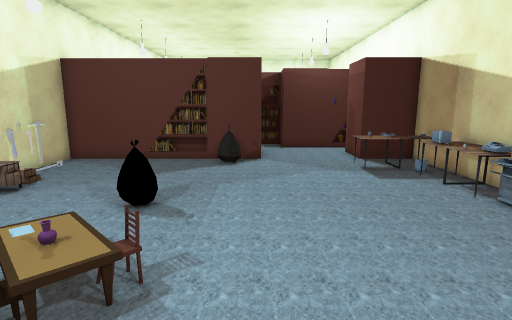
[1] (above)

16 first-person views from a walk through a 3-D level made in the Unity game engine. The camera is 1.4 m above the floor, tilts 10° down and sees 80° across. The floor is counted in squares, 0.5 m on a side. Each view is taken from the middle of a square. On the plan, view 1 faces up. The plan holds only what a view shows up to about 20 squares ahead; the rest is blank. The place goes on beyond the plan. The player is left out. Door leaves are left out, so doorways stand open. Some surface patterns are stand-ins.

[2]
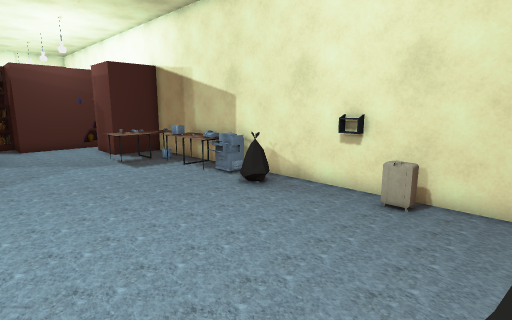

[3]
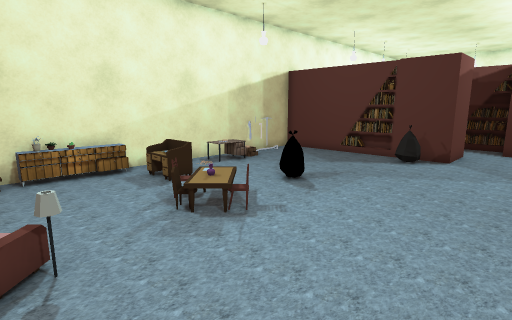

[4]
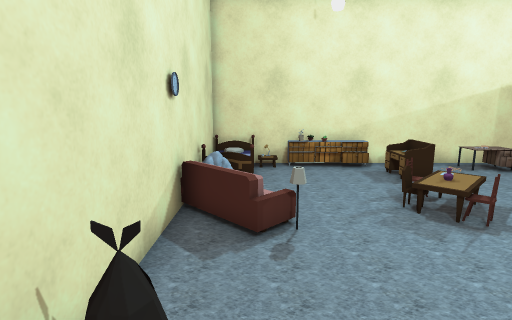

[5]
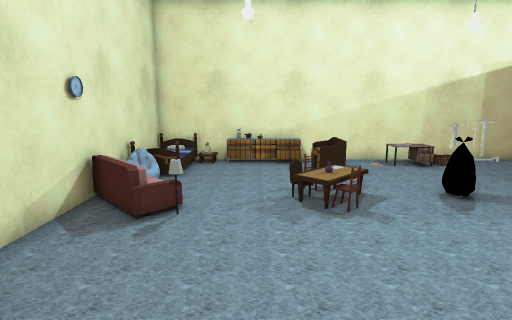

[6]
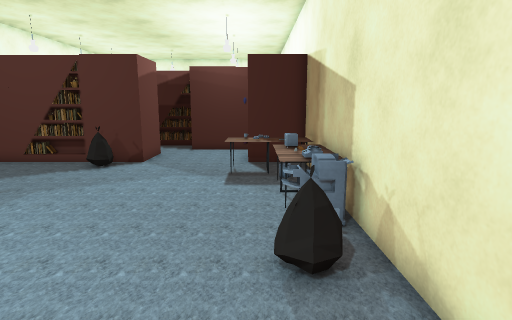

[7]
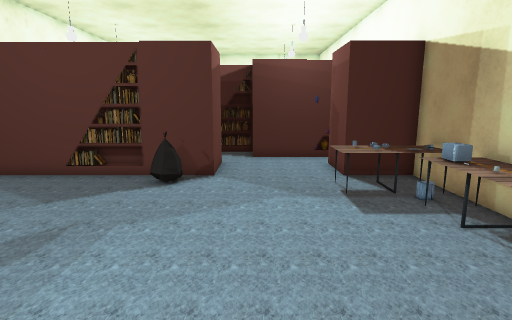

[8]
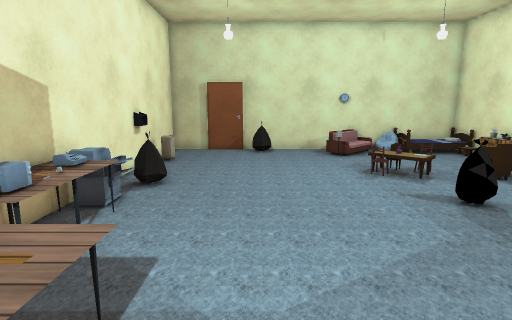

[9]
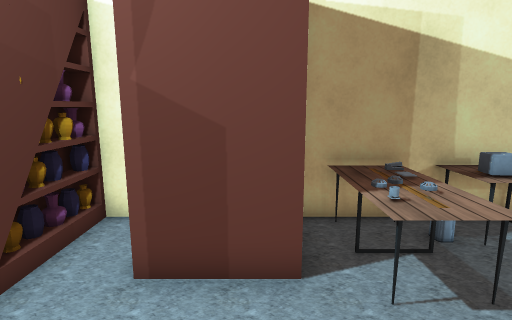

[10]
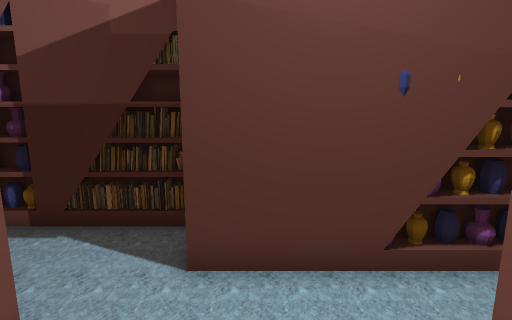

[11]
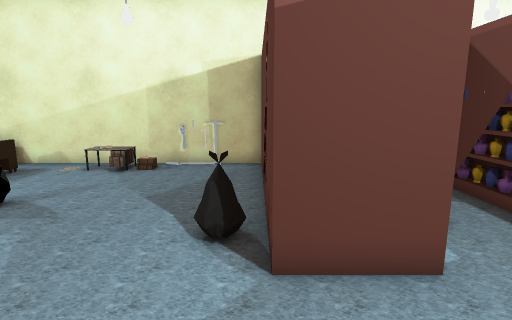

[12]
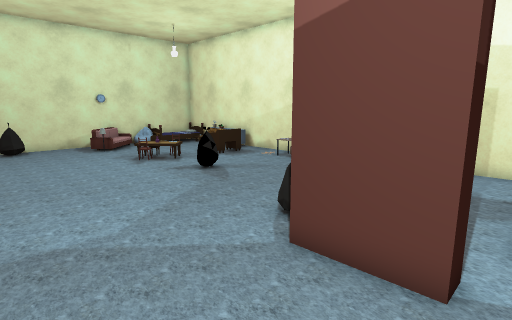

[13]
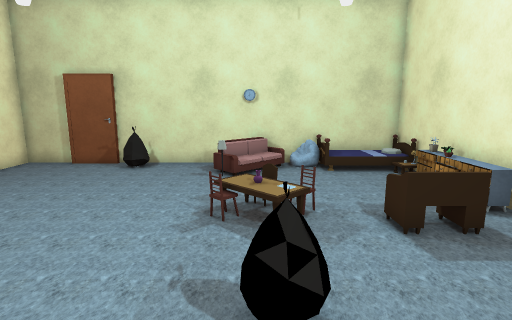

[14]
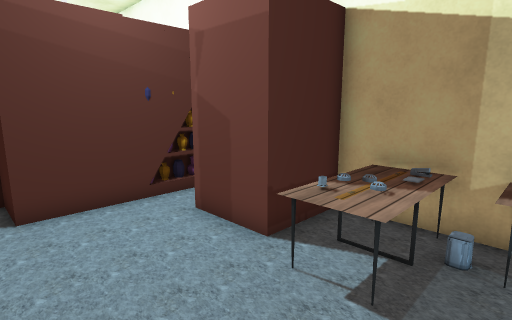

[15]
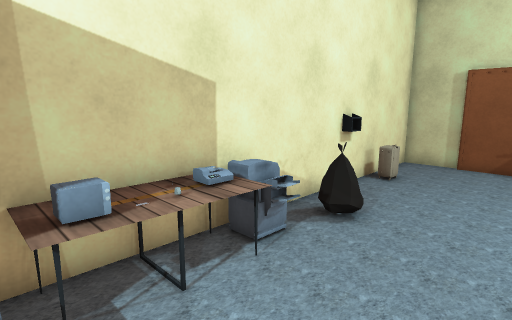

[16]
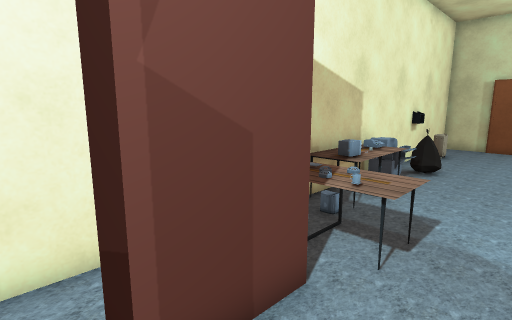

### Floor plan
Key: @ floor where view 1 was taken; # wall or solid block; . main floor; : floor 0.25 m higher than the main floor; / step, stairs or slope; v drop or lower ground; O other object.
Columns run from 10 left of view 1 to 9 right of it. Each row starts with its distance up from view 1.
 23        O#OOO#
 22        .....O
 21          ...#OOOO ##
 20          ......... #
 19 #..      ##.....####
 18 #.....    O.....#
 17 #    OO#  O.....#
 16 #OOOOOOO###.....####
 15 #.......OO.....OOOO#
 14 O..............OOOO#
 13 O..............OOOO#
 12 O................OO#
 11 #/...............OO#
 10 #//..............OO#
  9 #//....O.........OO#
  8 #.....OO.........OO#
  7 #................. #
  6 #.OO.............O #
  5 #.OO..OO..........##
  4 #O....OOO.........##
  3 #......O..........##
  2 #O................##
  1 #O...............OO#
  0 # ......O.@.......##
 -1 #...O..//.........##
 -2 #OOO.://v...OO....##
 -3 ###################

Where each view was taken, in squares from view 1:
view 1: 0 up, 0 right, facing up
view 2: 2 down, 1 left, facing up-right
view 3: 1 down, 4 right, facing up-left
view 4: 1 down, 5 right, facing left
view 5: 2 up, 6 right, facing left
view 6: 1 up, 6 right, facing up
view 7: 4 up, 2 right, facing up
view 8: 17 up, 3 right, facing down
view 9: 17 up, 1 right, facing right
view 10: 16 up, 3 right, facing up
view 11: 16 up, 5 right, facing left
view 12: 20 up, 5 right, facing down-left
view 13: 12 up, 3 left, facing down
view 14: 12 up, 1 right, facing up-right
view 15: 13 up, 3 right, facing down-right
view 16: 20 up, 3 right, facing down-right
